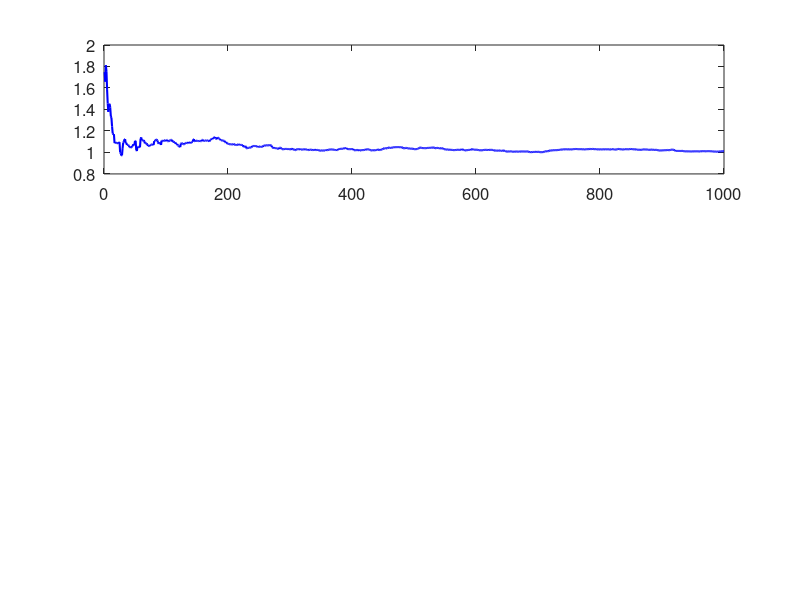

The MATLAB script that drew this image: (Note: this script raises an error after producing the figure.)
% MATLAB Implementation of Martingale Posterior Updates for Linear Regression
clear; clc; close all;

% Parameters
p = 3; % Number of predictors
n_samples = 1000; % Number of observations

% True parameters (for simulation)
beta_true = [1; -2; 3]; % True regression coefficients
sigma2_true = 1; % True noise variance
mu_X_true = [0; 0; 0]; % True mean of predictors
Sigma_X_true = eye(p); % True covariance matrix of predictors

% Generate synthetic data
X = mvnrnd(mu_X_true, Sigma_X_true, n_samples); % Generate predictors from normal distribution
y = X * beta_true + sqrt(sigma2_true) * randn(n_samples, 1); % Generate responses

%% Step 1: Compute Maximum Likelihood Estimates (MLE) for initialization
beta = (X' * X) \ (X' * y);  % MLE for beta (OLS solution)
sigma2 = mean((y - X * beta).^2);  % MLE for sigma^2 (variance of residuals)
mu_X = mean(X, 1)';  % MLE for mu_X (column vector of means)
Sigma_X = cov(X, 1); % MLE for Sigma_X (normalized by N, not N-1)

% Step size function
epsilon_n = @(n) 1/(n+1);

% Store parameter estimates for plotting
beta_history = zeros(p, n_samples);
sigma2_history = zeros(1, n_samples);
mu_X_history = zeros(p, n_samples);
Sigma_X_history = zeros(p, p, n_samples);

%% Step 2: Sequential updating (Martingale Posterior)
for n = 1:n_samples
    xn = X(n, :)'; % Current predictor sample (column vector)
    yn = y(n); % Current response sample
    eps_n = epsilon_n(n); % Adaptive step size
    
    % Update beta
    beta = beta + eps_n * (xn * (yn - xn' * beta));
    
    % Update sigma^2
    sigma2 = sigma2 + eps_n * ((yn - xn' * beta)^2 - sigma2);
    
    % Update mu_X
    mu_X = mu_X + eps_n * (xn - mu_X);
    
    % Update Sigma_X
    Sigma_X = Sigma_X + eps_n * ((xn - mu_X) * (xn - mu_X)' - Sigma_X);
    
    % Enforce symmetry in Sigma_X to prevent numerical drift
    Sigma_X = 0.5 * (Sigma_X + Sigma_X');
    
    % Store history for visualization
    beta_history(:, n) = beta;
    sigma2_history(n) = sigma2;
    mu_X_history(:, n) = mu_X;
    Sigma_X_history(:, :, n) = Sigma_X;
end

%% Display final estimates
fprintf('Estimated beta:\n');
disp(beta);
fprintf('Estimated sigma^2: %f\n', sigma2);
fprintf('Estimated mu_X:\n');
disp(mu_X);
fprintf('Estimated Sigma_X:\n');
disp(Sigma_X);

%% Step 3: Visualization

% Set figure properties for better visualization
set(0, 'DefaultFigureWindowStyle', 'normal'); % Normal window style for better plotting
set(0, 'DefaultAxesFontSize', 12); % Default axis font size
set(0, 'DefaultLineLineWidth', 1.5); % Default line width
set(0, 'DefaultAxesGridLineStyle', '-'); % Enable grid lines for better readability

% Plot estimation history of beta
figure('Position', [100, 100, 800, 900]); % Custom figure size
for i = 1:p
    subplot(p,1,i);
    plot(1:n_samples, beta_history(i, :), 'b-', 'LineWidth', 1.5); hold on;
    yline(beta_true(i), 'r--', 'LineWidth', 1.5); % True value in red dashed line
    xlabel('Iterations', 'FontSize', 12);
    ylabel(['\beta_' num2str(i)], 'FontSize', 12);
    title(['Estimation of \beta_' num2str(i)], 'FontSize', 14);
    legend('Estimated', 'True', 'Location', 'Best');
    grid on;
end

% Plot estimation history of sigma^2
figure('Position', [100, 100, 800, 600]);
plot(1:n_samples, sigma2_history, 'b-', 'LineWidth', 1.5); hold on;
yline(sigma2_true, 'r--', 'LineWidth', 1.5);
xlabel('Iterations', 'FontSize', 12);
ylabel('\sigma^2', 'FontSize', 12);
title('Estimation of \sigma^2', 'FontSize', 14);
legend('Estimated', 'True', 'Location', 'Best');
grid on;

% Plot estimation history of mu_X
figure('Position', [100, 100, 800, 900]); % Custom figure size
for i = 1:p
    subplot(p,1,i);
    plot(1:n_samples, mu_X_history(i, :), 'b-', 'LineWidth', 1.5); hold on;
    yline(mu_X_true(i), 'r--', 'LineWidth', 1.5);
    xlabel('Iterations', 'FontSize', 12);
    ylabel(['\mu_X_' num2str(i)], 'FontSize', 12);
    title(['Estimation of \mu_X_' num2str(i)], 'FontSize', 14);
    legend('Estimated', 'True', 'Location', 'Best');
    grid on;
end

% Plot estimation history of elements of Sigma_X
figure('Position', [100, 100, 1000, 1200]); % Custom figure size
idx = 1;
for i = 1:p
    for j = i:p  % Only upper triangular part including diagonal
        subplot(p, p, idx);
        plot(1:n_samples, squeeze(Sigma_X_history(i, j, :)), 'b-', 'LineWidth', 1.5); hold on;
        yline(Sigma_X_true(i, j), 'r--', 'LineWidth', 1.5);
        xlabel('Iterations', 'FontSize', 12);
        ylabel(['\Sigma_{' num2str(i) ',' num2str(j) '}'], 'FontSize', 12);
        title(['Estimation of \Sigma_{' num2str(i) ',' num2str(j) '}'], 'FontSize', 14);
        legend('Estimated', 'True', 'Location', 'Best');
        grid on;
        idx = idx + 1;
    end
end
